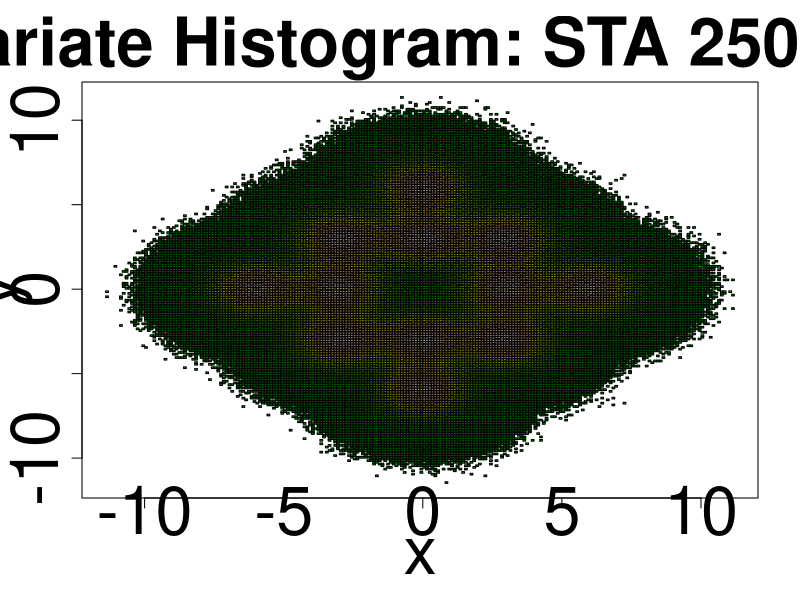
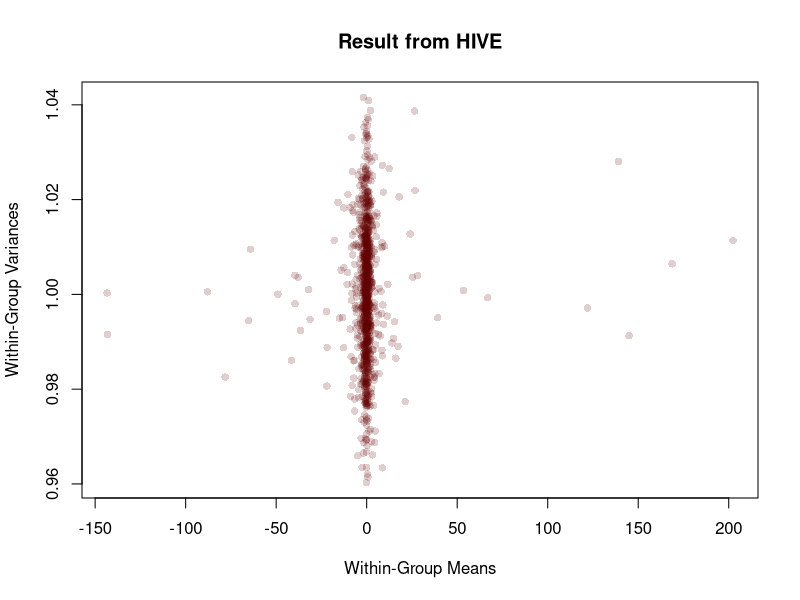

Write R code to recreate these figures, in order.
setwd("~/GitHub/Stuff/HW2/Streaming/")

############################
### Q2 --- MAPREDUCE RESULTS
############################

data = read.table('mapper_results.txt', header=FALSE,sep=";")

library(stringr)
b = do.call(rbind, str_split(data[,4],'\t'))

res = cbind(data[,1:3],as.numeric(b[,1]),as.numeric(b[,2]) )

# Make 2D Histogram:

x <- apply(res[,1:2],1,mean)
y <- apply(res[,3:4],1,mean)
z <- res[,5]

colvec <- terrain.colors(max(res[,5])+1)
mf <- 4
px <- 480*mf
png("hist2d.png",width=px,height=px)
plot(range(x),range(y),type="n",
     main="Bivariate Histogram: STA 250 HW2",
     xlab="x",ylab="y",
     cex.main=mf,cex.lab=mf,cex.axis=mf)
for (i in 1:nrow(res)){
  polygon(x=c(res[i,1],res[i,2],res[i,2],res[i,1]),
          y=c(res[i,3],res[i,3],res[i,4],res[i,4]),
          col=colvec[res[i,5]])
  if (i%%10000==0){
    cat(paste0("Finished row ",i,"\n"))
  }
}
dev.off()

#######################
### Q3 --- HIVE RESULTS
#######################

hive_data = read.table('hive_results.txt', header=FALSE,sep="\001")

x11()
pdf("hive_plot.pdf") 
plot(hive_data[,2], hive_data[,3], main="Result from HIVE", 
     xlab = "Within-Group Means", 
     ylab = "Within-Group Variances",
     col=rgb(100,0,0,50,maxColorValue=255), pch=16)
dev.off()

